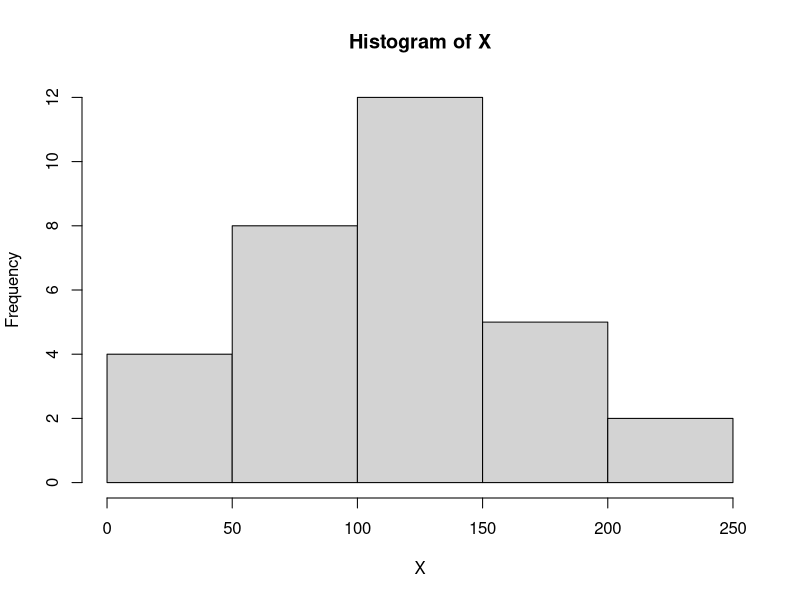
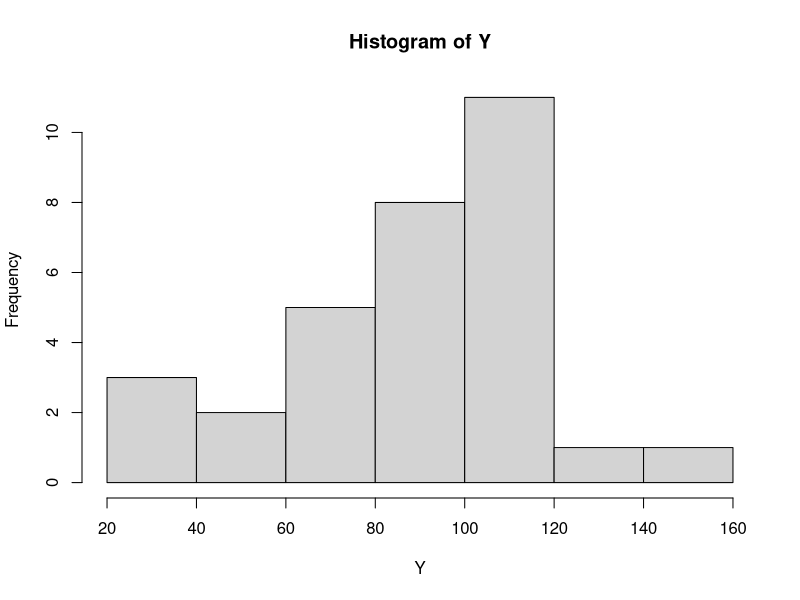

R code for these plots, in order: (Note: this script raises an error after producing the figures.)
#X-br. na pisma dnevno: X~P(lambda);
#Y-br. na pratki dnevno: Y~P(lambda);
X=c(110,120,104,116,108,20,60,90,100,110,101,180,20,120,170,109,202,230,100,160,180,20,60,90,100,101,110,180,70,120,45)
Y=c(30,70,100,90,80,120,90,110,150,110,20,60,120,130,50,100,70,106,101,90,112,90,80,120,90,100,105,101,40,70,110)
X;
min(X); max(X); mean(X); median(X);sd(X); var(X);quantile(X);IQR(X);range(X);hist(X);
Y;
min(Y); max(Y); mean(Y); median(Y); sd(Y); range(Y); quantile(Y); IQR(Y); var(Y);
hist(Y);

#b)
library(stats4);
#forX
log.L = function(lambda = 50){r = dpois(X, lambda);-sum(log(r))}
mle(log.L);

#forY
log.LY = function(lambda=50){r = dpois(Y, lambda); -sum((log(r)))};
mle(log.LY);


#v)
lambda = 109.8705;#ocenka dobiena so MLE;
EX = labda; #matematicko ocekuvanje kaj Puasonova raspredelba
#P{X<100}=?
P = ppois(100, lambda);
P;

#g)

#test za ednakvost na disperzii
sd(X);sd(Y);
#SX>Sy => se ispityvat slednite hipotezi:
#H0:sigma1 = sigma2;
#Ha:sigma1>sigma2;
var.test(X,Y,alt="greater");
#pvalue < alpha; ja prifakjame Ha:disperzijata na X e pogolema od taa na Y(disperziite se neednakvi)
#Mali primeroci, neednakvi disperzii
#t-test za sporedba na proseci
#H0:m1 = m2;
#Ha:m1!=m2;
t.test(X,Y,alt="two.sided");
#pvalue>alpha => ja prifakjame H0:prosecniot broj na pisma i paketi pristignati vo edne den e ist
